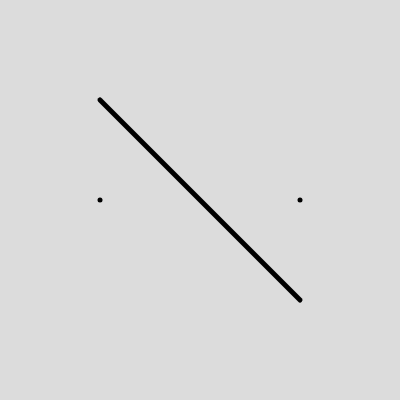
Frame 1 (no input)
Frame 60 (no input): identical to frame 1, image omitted
Frame 120 (the mouse pressed at the canvas centre since frame 60): identical to frame 1, image omitted

The p5.js sketch that drew this single still picture (run headless with seeded random() and noise() and a simulated clock; from frame 60 on, the mouse is pressed at the canvas centre):

// p5.js sketch
// ── sketch.js
function setup() {
  createCanvas(400, 400);
}

function draw() {
  background(220);

  // strokeWeight(px)
  strokeWeight(5);

  // point(x, y)
  point(100, 200);
  point(300, 200);

  // line(x1, y1, x2, y2)
  line(100, 100, 300, 300);
}
